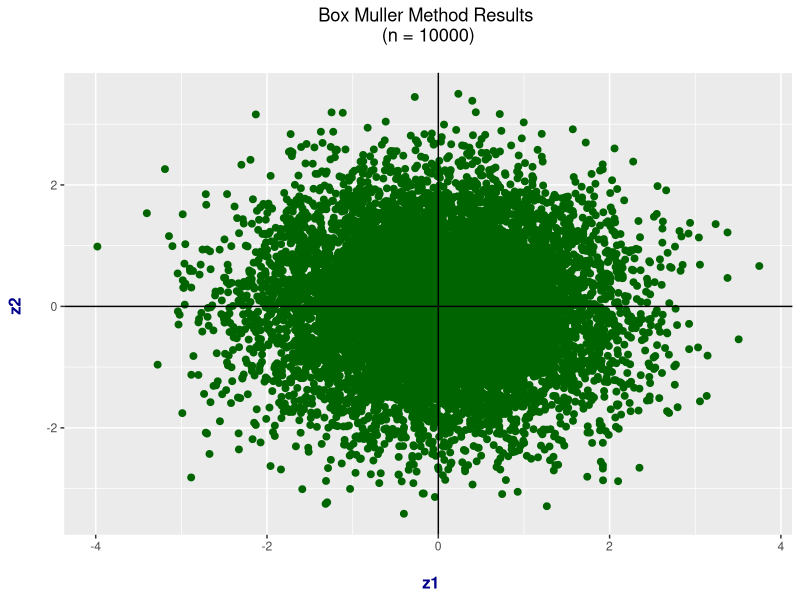
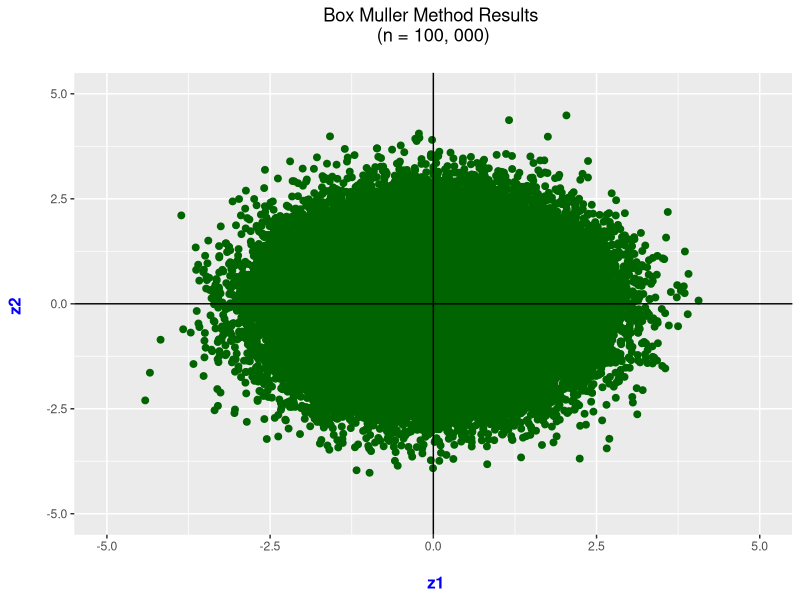

The R source for these figures, in order:
# Box Muller Method:

# Have two separate standard uniform random variables U_1 and U_2.
# This is for generating two independent standard normally distributed random variables.
# Reference: Financial Mathematics: A Comprehensive Treatment By Giuseppe Campolieti and Roman Makarov

library(ggplot2)

# Hi there. In this post, I present the Box-Muller method with the statistical programming language R. 
# This topic is a bit technical but I find it interesting. 
# 
# It would be best if the reader is familiar with uniform random variables and normal random variables. 
# 
# ### Introduction
# ---
#   
# The Box-Muller method is part of a class of Monte Carlo simulation methods. Statistical simulations 
# and random number generations are useful 
# for simulating events versus waiting for the random events to occur. 
# Monte Carlo methods in general do have applications in finance 
# (i.e. Stock Markets, financial stress tests and so on). 
# One should be **VERY** careful with such simulations as context is important 
# on top of the math and stats. You would not want to simulate/generate random 
# measurements for a patient's height and weight.
# 
# ### The Box-Muller Method
# ---
# 
# This method is interesting in the sense that two independent standard normal random variables are 
# generated without the use of normal random variables. (Recall that standard normal random variables 
# have a mean of 0 and a variance of 1.) 
# These two independent standard normal random variables are generated by two independent 
# uniform random variables. 
# 
# Denote these uniform random variables as U_1 and U_2. The two independent standard 
# normal random variables are Z_1 and Z_2
# 
# 


# ### R Code
# ---

# Box Muller Method:

# Have two separate standard uniform random variables U_1 and U_2.
# This is for generating two independent standard normally distributed random variables.

library(ggplot2)

set.seed(7) 

# Generate two standard normals of size 10000 each from two std. uniform rvs:

unif1 <- runif(n = 10000, min = 0, max = 1)

unif2 <- runif(n = 10000, min = 0, max = 1)

# Generate two ind. std. normal rvs from uniforms:

z1 <- sqrt(-2*log(unif1))*(cos(2*pi*unif2))

z2<-  sqrt(-2*log(unif1))*(sin(2*pi*unif2))

# Put Results into a table:

results_tbl <- data.frame(cbind(z1, z2))

# Preview table:

head(results_tbl)
str(results_tbl)
summary(results_tbl)

# Two dimensions Plot:

ggplot(data = results_tbl, aes(x = z1, y = z2)) +
  geom_point(color = "darkgreen", size = 2) +
  geom_hline(yintercept = 0, col = "black") +
  geom_vline(xintercept = 0, col = "black") +
  labs(x = "\n z1", y = "z2 \n", title = "Box Muller Method Results \n (n = 10000) \n") +
  theme(plot.title = element_text(hjust = 0.5), 
        axis.title.x = element_text(face="bold", colour="darkblue", size = 12),
        axis.title.y = element_text(face="bold", colour="darkblue", size = 12))




#-------------------------------

# Sample size of 100,000

u1 <- runif(n = 10^5, min = 0, max = 1)
  
u2 <- runif(n = 10^5, min = 0, max = 1)


z1 <- sqrt(-2*log(u1))*(cos(2*pi*u2))
  
z2<-  sqrt(-2*log(u1))*(sin(2*pi*u2))

# Put In Table:

results_tbl <- data.frame(cbind(z1, z2))

# Preview table:

head(results_tbl)
str(results_tbl)
summary(results_tbl)

# Two dim Plot:

ggplot(data = results_tbl, aes(x = z1, y = z2)) +
  geom_point(color = "darkgreen", size = 2) +
  xlim(c(-5, 5)) + ylim(c(-5, 5)) +
  geom_hline(yintercept = 0, col = "black") +
  geom_vline(xintercept = 0, col = "black") +
  labs(x = "\n z1", y = "z2 \n", title = "Box Muller Method Results \n (n = 100, 000) \n") +
  theme(plot.title = element_text(hjust = 0.5), 
        axis.title.x = element_text(face="bold", colour="blue", size = 12),
        axis.title.y = element_text(face="bold", colour="blue", size = 12))







